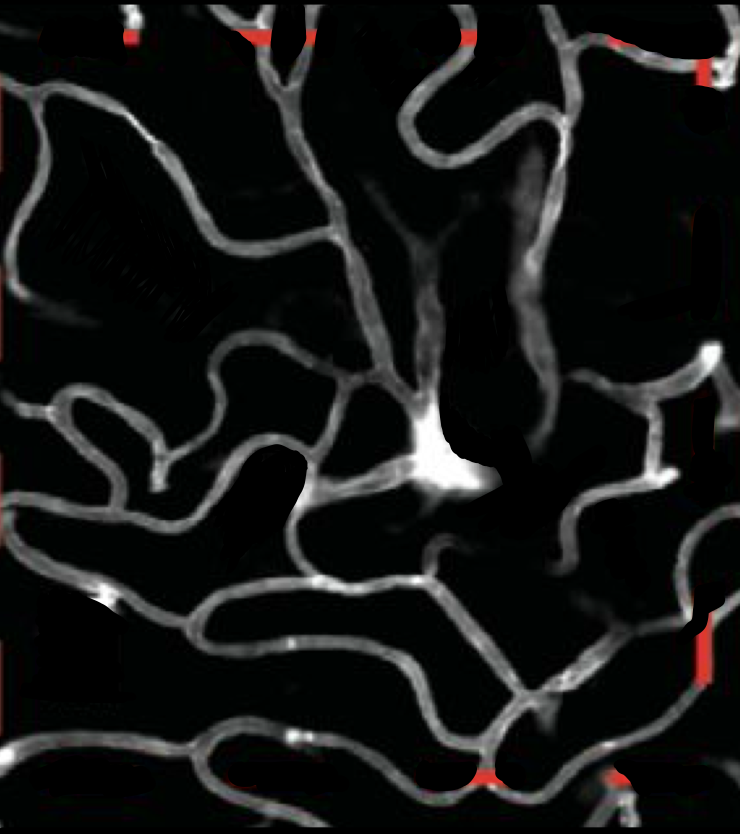
#> input picture microvascularpython/intermediate_layer.png, 2219 x 2500 px (shown at 1/3 size)
$ python -i Final_With_Functions.py   (imports and definitions only)
#> lines starting #> are read from the running program, lines starting #| are printed output that depends on the picture; after the words box and inside, x2 and y2 are one past the last pixel; in counts of white or black regions, pixels touching at a corner belong together
#may or may not work

import cv2
import numpy as np
from numpy import append
import matplotlib.pyplot as plt
from PIL import Image


# [3 lines not run here, left out]
# [1 line that did not run here, left out]

#for white pixel coordinates
# [1 line not run here, left out]
white_pixel_array = []


#kernel blurring (not as effective)


# [22 lines left out: functions to_Kernel, to_micrometers, to_BoxFilter, not called in this run]


'''median blur (noise reduction): median blur replaces pixel values with the median of all
values lying in kernel area:'''


# [4 lines left out: function to_Median, not called in this run]

'''Bilateral filtering (noise reduction + preserving edges).
Makes sure that only those pixels having intensity almost same as target
pixel are confirmed.'''

# [48 lines left out: functions to_Bilateral, to_Guassian, to_Sharpened, main, get_Diameter, not called in this run]

#centerline
def get_Centerline(input_image):
#> called with input_image = 'intermediate_layer.png'
    imgC = cv2.imread(input_image, cv2.IMREAD_GRAYSCALE)
#> imgC: shape (2500, 2219); min 0, max 255, mean 20.9
    blur = cv2.GaussianBlur(imgC, (5, 5), 0) #blurring thing which we already did
    _, thresh = cv2.threshold(blur, 0, 255, cv2.THRESH_BINARY + cv2.THRESH_OTSU)
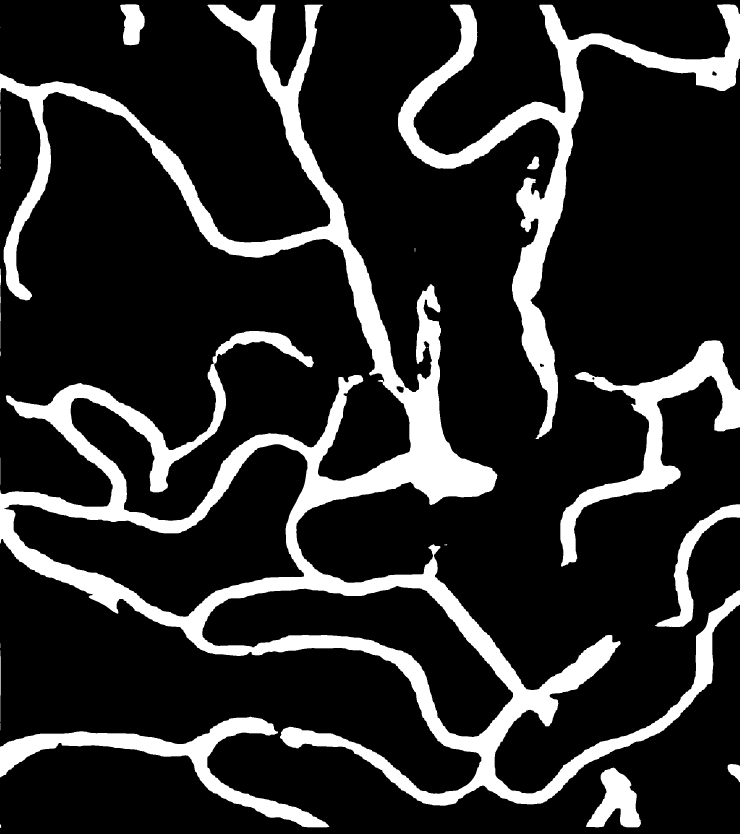
#> thresh: shape (2500, 2219) (shown at 1/3 size); 16.8% white; 25 white regions (5 under 20 px), largest, box (x1, y1, x2, y2) and area: (0, 14, 2219, 2417) 602368, (1194, 13, 2219, 1317) 158117, (1681, 1021, 2219, 1700) 69272
    skel = np.zeros_like(thresh)
    size = np.size(imgC)
#> size = 5547500
    element = cv2.getStructuringElement(cv2.MORPH_CROSS, (3, 3))

    while True:
        eroded = cv2.erode(thresh, element)
        temp = cv2.dilate(eroded, element)
        temp = cv2.subtract(thresh, temp)
        skel = cv2.bitwise_or(skel, temp)
        thresh = eroded.copy()

        if cv2.countNonZero(thresh) == 0:
            break
#> this loop made 105 passes
#> pass 1, in get_Centerline, `temp = cv2.subtract(thresh, temp)`:
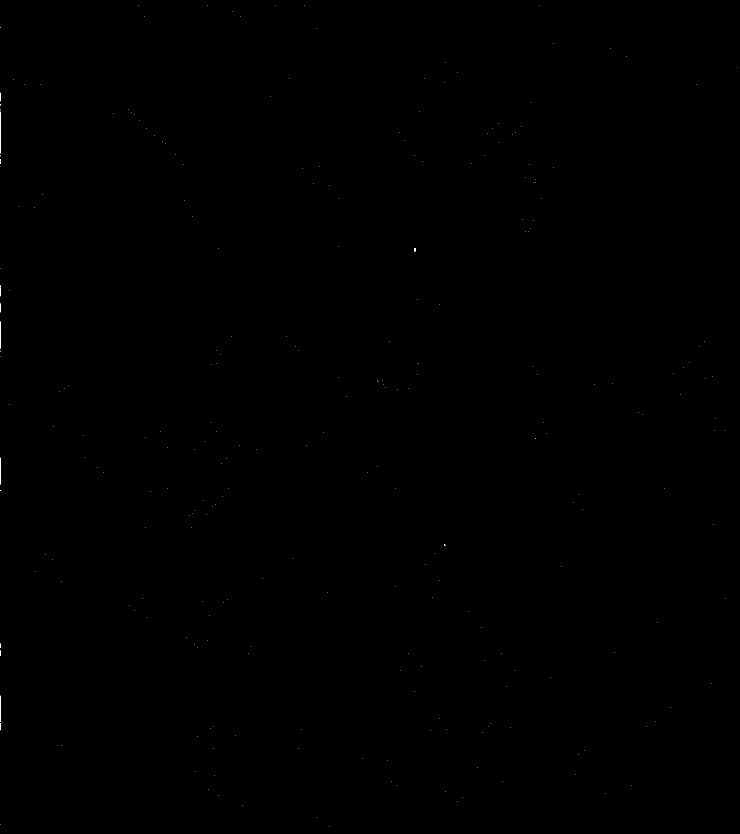
#> temp: shape (2500, 2219) (shown at 1/3 size); 0.01% white in thin lines or dots
#> pass 2, in get_Centerline, `eroded = cv2.erode(thresh, element)`:
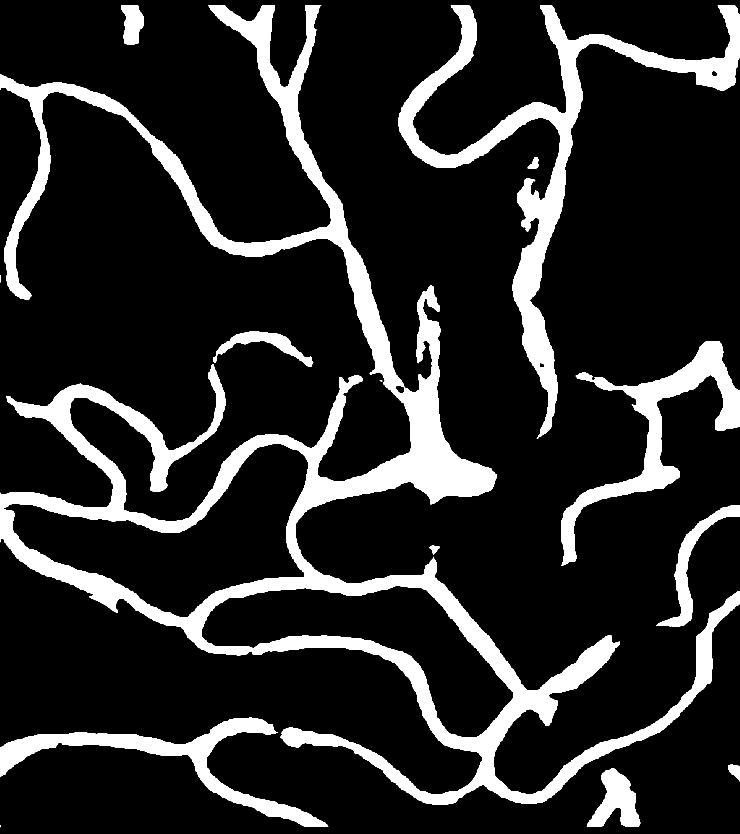
#> eroded: shape (2500, 2219) (shown at 1/3 size); 15.3% white; 14 white regions (2 under 20 px), largest, box (x1, y1, x2, y2) and area: (0, 16, 2219, 2415) 540894, (1196, 15, 2219, 1315) 145518, (1683, 1023, 2219, 1698) 63856
#> after the loop: eroded: shape (2500, 2219); every value is 0
#> after the loop:
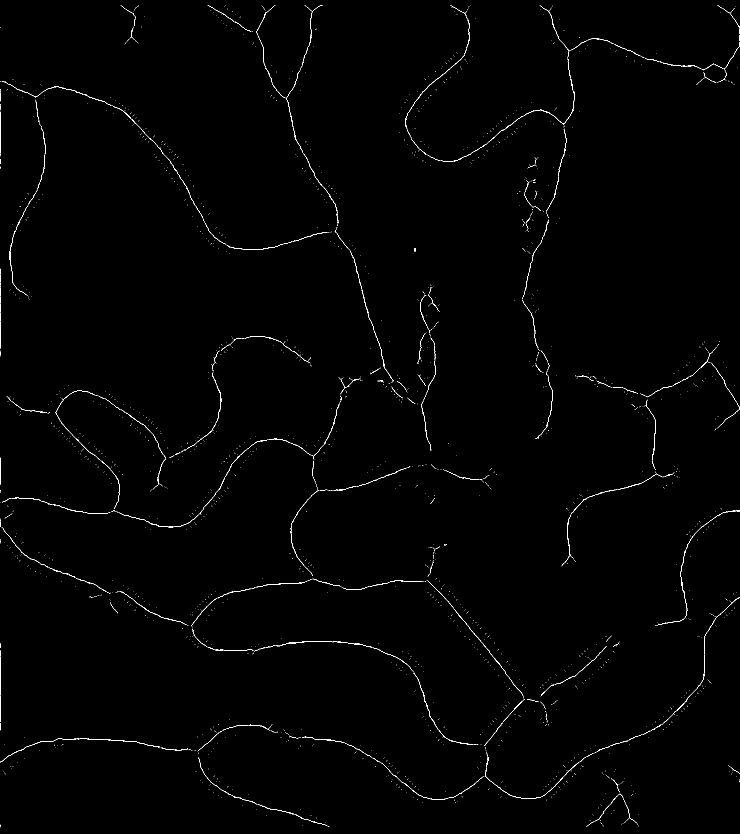
#> skel: shape (2500, 2219) (shown at 1/3 size); 0.5% white in thin lines or dots

    contours, hierarchy = cv2.findContours(skel, cv2.RETR_EXTERNAL, cv2.CHAIN_APPROX_SIMPLE)
#> contours = 2694 contours, 2608 with area under 20; largest, box (x1, y1, x2, y2) and area: (0, 2214, 480, 2287) 178, (355, 1432, 675, 1582) 138, (1217, 163, 1395, 387) 101, (1360, 1825, 1571, 2090) 98, (1259, 2053, 1420, 2234) 96
    centerline_img = np.zeros_like(imgC)

    for contour in contours:
        rows, cols = skel.shape
        vx, vy, x, y = cv2.fitLine(contour, cv2.DIST_L2, 0, 0.01, 0.01)
        lefty = int((-x * vy / vx) + y)
        righty = int(((cols - x) * vy / vx) + y)
        cv2.line(centerline_img, (cols - 1, righty), (0, lefty), 255, 1)
#> this loop made 9 passes
#> (vx, vy, x, y, lefty, righty) on passes 1 to 7: ([1], [0], [2], [2481], 2481, 2481), ([1], [0], [0], [2480], 2480, 2480), ([1], [0], [1916], [2478], 2478, 2478), ([1], [0], [1810], [2478], 2478, 2478), ([0.888], [0.459], [985], [2478.8], 1969, 3116), ([1], [0], [906], [2477], 2477, 2477), ([1], [0], [1915], [2476], 2476, 2476)
#> (contour, vx, vy, x, y, lefty, righty) on passes 8 to 9: ([[1808, 2475], [1809, 2476]], [0.707], [0.707], [1808.5], [2475.5], 667, 2886), ([[0, 2475], [0, 2478]], [-4.37e-08], [1], [0], [2476.5], 2476, -50764800000)
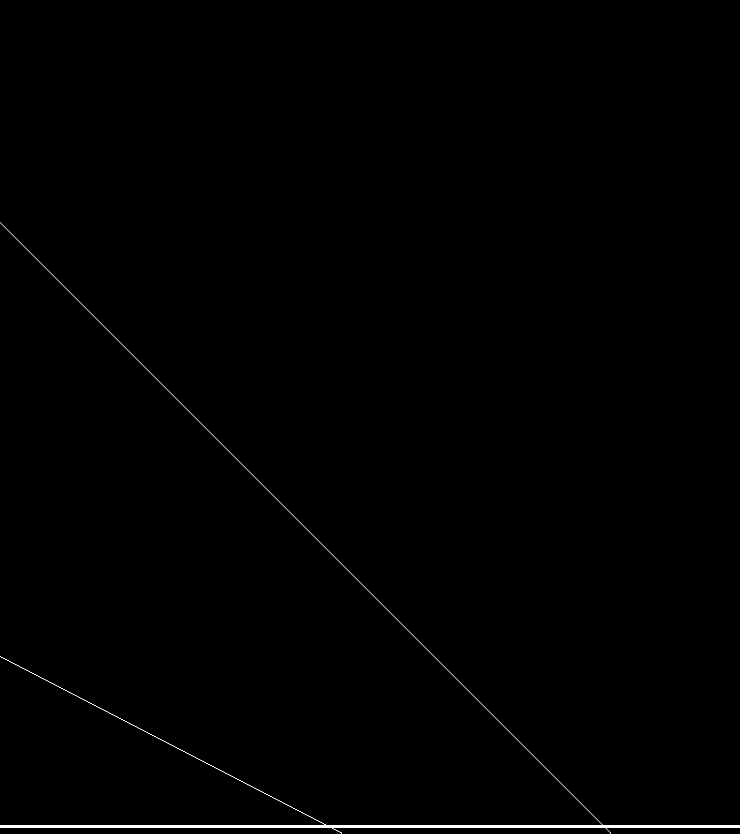
#> centerline_img: shape (2500, 2219) (shown at 1/3 size); 0.25% white; 1 white region, box (x1, y1, x2, y2) and area: (0, 667, 2219, 2500) 13939


# [9 lines left out: function to_micrometers, not called in this run]


# this is incase you want to put the image into multiple filters
# [1 line that did not run here, left out]
# [1 line that did not run here, left out]
# [1 line that did not run here, left out]
# [1 line that did not run here, left out]
# [1 line that did not run here, left out]
# [1 line that did not run here, left out]
# [1 line that did not run here, left out]
# [1 line not run here, left out]

#> (the run stopped early here; a loop or call above may not have finished)

$ run again, on microvascularpython/z.png
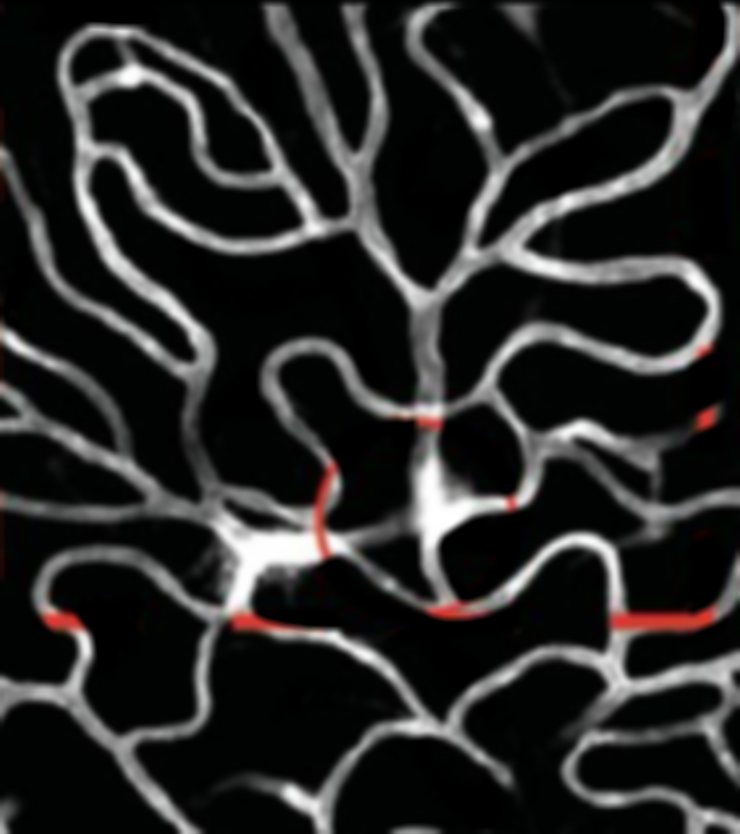
#> input picture microvascularpython/z.png, 2219 x 2500 px (shown at 1/3 size)
#> in get_Centerline, `_, thresh = cv2.threshold(blur, 0, 255, cv2.THRESH_BINARY + cv2.THRESH..`:
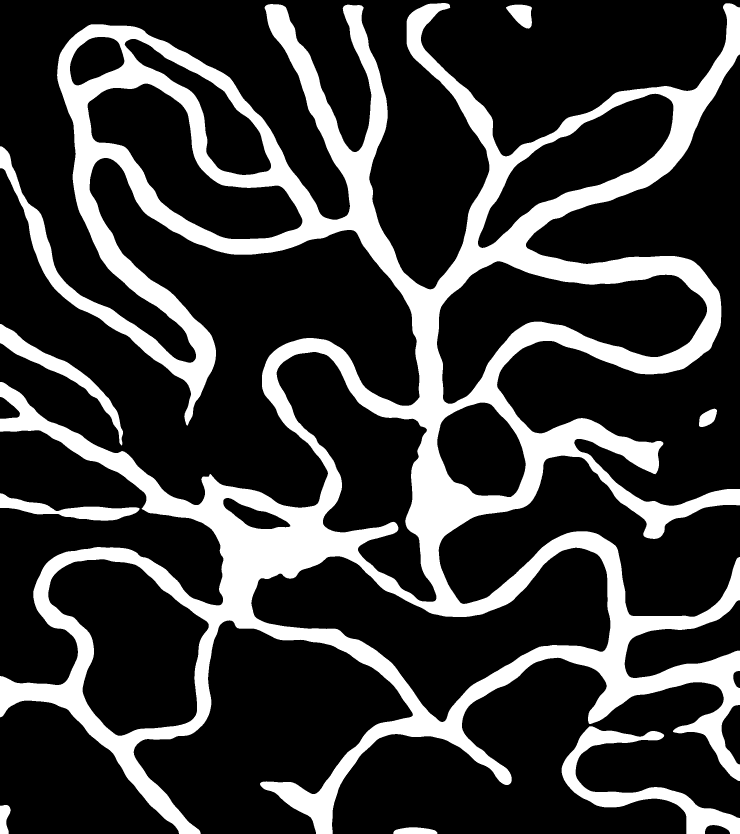
#> thresh: shape (2500, 2219) (shown at 1/3 size); 23.3% white; 8 white regions, largest, box (x1, y1, x2, y2) and area: (0, 9, 2219, 2500) 1219299, (1685, 2179, 2219, 2500) 35992, (0, 972, 369, 1336) 17708
#> size = 5547500
#> contours = 1557 contours, 1461 with area under 20; largest, box (x1, y1, x2, y2) and area: (1689, 802, 1951, 823) 97, (1786, 2378, 2028, 2400) 90, (1899, 1861, 2099, 1882) 90, (362, 973, 572, 1124) 90, (1249, 147, 1437, 355) 82
#> the loop in get_Centerline, `for contour in contours:` made 31 passes
#> (contour, vx, vy, x, y, lefty, righty) on passes 2 to 7: ([[1300, 2499], [1302, 2499]], [1], [0], [1301], [2499], 2499, 2499), ([[1296, 2499], [1298, 2499]], [1], [0], [1297], [2499], 2499, 2499), ([[1292, 2499], [1294, 2499]], [1], [0], [1293], [2499], 2499, 2499), ([[1287, 2499], [1290, 2499]], [1], [0], [1288.5], [2499], 2499, 2499), ([[1280, 2499], [1285, 2499]], [1], [0], [1282.5], [2499], 2499, 2499), ([[1273, 2499], [1278, 2499]], [1], [0], [1275.5], [2499], 2499, 2499)
#> after the loop in get_Centerline, `for contour in contours:`:
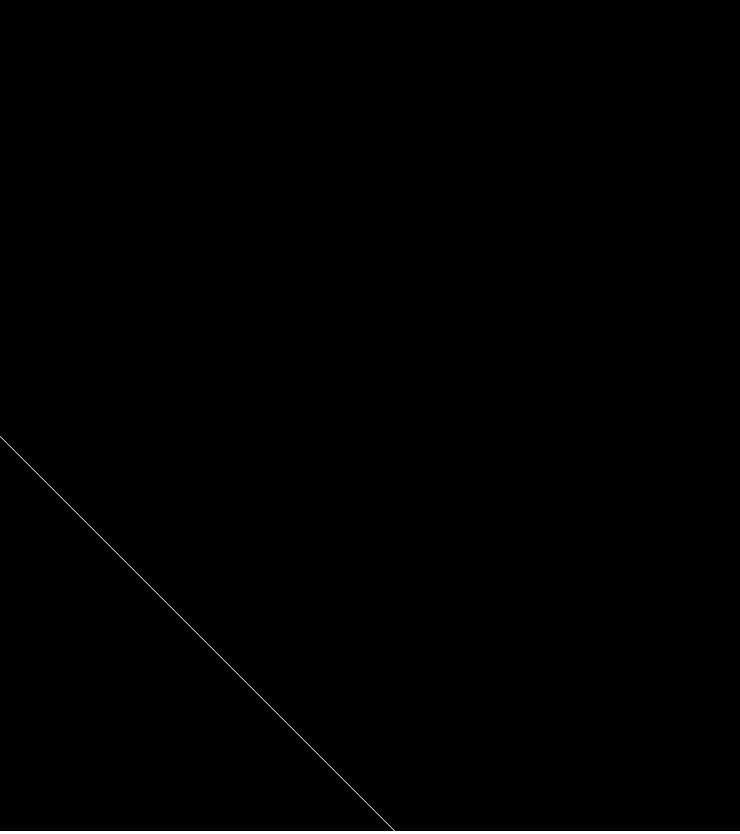
#> centerline_img: shape (2500, 2219) (shown at 1/3 size); 0.26% white; 1 white region, box (x1, y1, x2, y2) and area: (0, 1309, 2219, 2500) 14499
